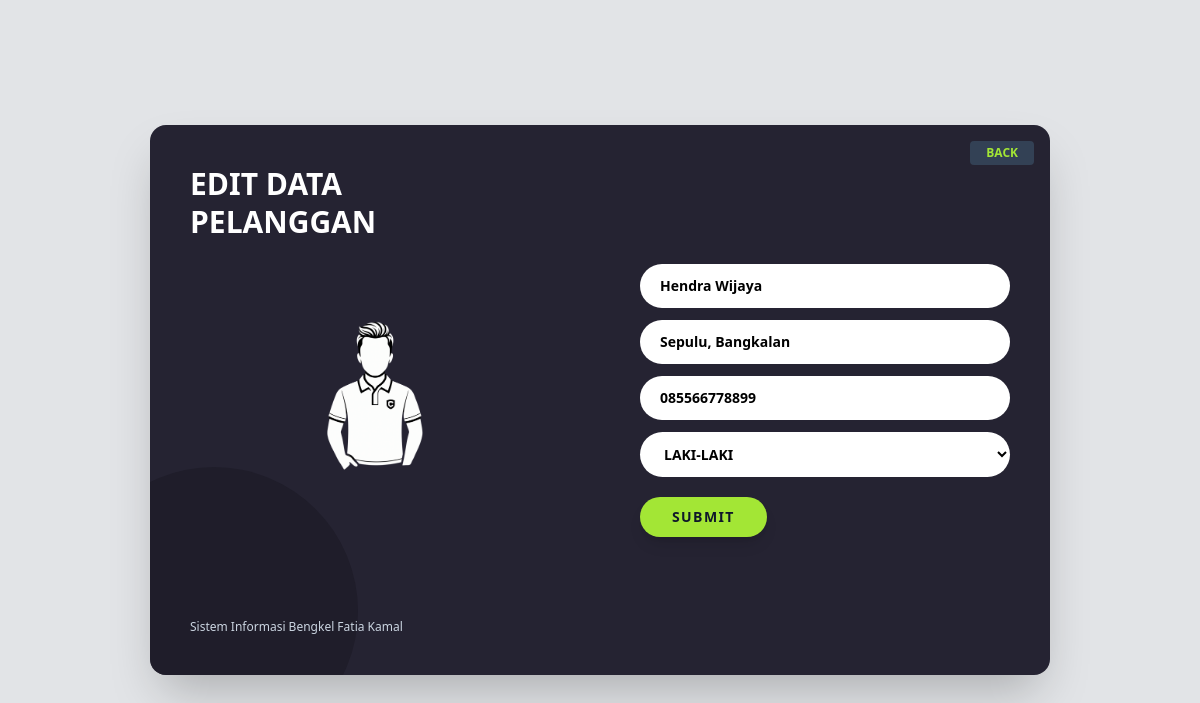
Page /pelanggan_form.php?id=CUST2501015 (signed in) on the committed database.
### tables this page shows
CREATE TABLE `pelanggan` (
  `id_pelanggan` VARCHAR(15) NOT NULL PRIMARY KEY,
  `nama` VARCHAR(100) NOT NULL,
  `alamat` TEXT NOT NULL,
  `no_telp` VARCHAR(20) NOT NULL,
  `jenis_kelamin` ENUM('Laki-laki','Perempuan') DEFAULT 'Laki-laki'
);

### pelanggan_form.php (the view, shortened to what this page needs)
<?php
require_once 'config/database.php';
$id = $_GET['id'] ?? 0;
$edit = false;
$p = ['nama'=>'', 'alamat'=>'', 'no_telp'=>'', 'jenis_kelamin'=>''];
if ($id) {
    $stmt = $pdo->prepare("SELECT * FROM pelanggan WHERE id_pelanggan = ?");
    $stmt->execute([$id]);
    $p = $stmt->fetch();
    $edit = true;
}
?>
<!DOCTYPE html>
<html lang="id">
<head>
    <script src="https://cdn.tailwindcss.com"></script>
    <link rel="stylesheet" href="https://cdnjs.cloudflare.com/ajax/libs/font-awesome/6.5.1/css/all.min.css">
</head>
<body class="bg-[#e2e4e7] flex items-center justify-center h-screen">
<div class="w-[900px] bg-[#252332] rounded-2xl shadow-2xl flex overflow-hidden" style="height: 550px;">
    <div class="w-1/2 p-10 flex flex-col justify-between relative overflow-hidden">
        <div class="absolute -bottom-20 -left-20 w-72 h-72 bg-[#1c1a26] rounded-full opacity-60"></div>
        <h1 class="text-3xl font-black text-white leading-tight relative z-10">
            <?= $edit ? 'EDIT DATA<br>PELANGGAN' : 'TAMBAH DATA<br>PELANGGAN' ?>
        </h1>
        <div class="relative z-10 flex justify-center -mt-20">
            <img src="gambar/pelanggan.png" alt="" class="max-h-48">
        </div>
        <p class="text-slate-300 text-xs relative z-10">Sistem Informasi Bengkel Fatia Kamal</p>
    </div>
    <div class="w-1/2 p-10 flex flex-col justify-center relative">
        <a href="pelanggan.php"
           class="absolute top-4 right-4 bg-slate-700 hover:bg-slate-600 text-lime-400 font-bold px-4 py-1 rounded text-xs transition">
            BACK
        </a>
        <form method="POST" class="space-y-3" id="formPelanggan" onsubmit="return confirmSubmit(event)">
            <input name="nama"
                   value="<?= htmlspecialchars($p['nama']) ?>"
                   placeholder="NAMA"
                   required
                   autocomplete="off"
                   class="w-full bg-white rounded-full px-5 py-3 text-sm font-semibold focus:outline-none focus:ring-2 focus:ring-lime-400 transition">
            <input name="alamat"
                   value="<?= htmlspecialchars($p['alamat']) ?>"
                   placeholder="ALAMAT"
                   required
                   autocomplete="off"
                   class="w-full bg-white rounded-full px-5 py-3 text-sm font-semibold focus:outline-none focus:ring-2 focus:ring-lime-400 transition">
            <input name="no_telp"
                   type="number"
                   value="<?= htmlspecialchars($p['no_telp']) ?>"
                   placeholder="NO TELP"
                   required
                   autocomplete="off"
                   min="0"
                   class="w-full bg-white rounded-full px-5 py-3 text-sm font-semibold focus:outline-none focus:ring-2 focus:ring-lime-400 transition
                          [appearance:textfield] [&::-webkit-outer-spin-button]:appearance-none [&::-webkit-inner-spin-button]:appearance-none">
            <select name="jenis_kelamin"
                    required
                    class="w-full bg-white rounded-full px-5 py-3 text-sm font-semibold focus:outline-none focus:ring-2 focus:ring-lime-400 transition">
                <option value="Laki-laki" <?= $p['jenis_kelamin']=='Laki-laki'?'selected':'' ?>>LAKI-LAKI</option>
            </select>
            <div class="pt-2">
                <button type="submit"
                        class="bg-[#a3e635] hover:bg-[#84cc16] text-slate-900 font-black py-2.5 px-8 rounded-full uppercase text-sm tracking-widest shadow-lg transition">
                    SUBMIT
                </button>
            </div>
        </form>
    </div>
</div>
</body>
</html>

### rows in the picture
pelanggan: nama "Hendra Wijaya", alamat "Sepulu, Bangkalan", no_telp "085566778899", jenis_kelamin "LAKI-LAKI"
